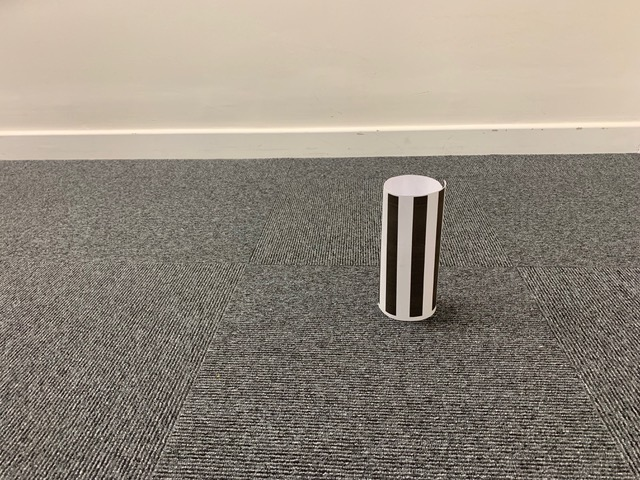
#> input picture MC_PyExperiments/assets/white_obstacle0.jpeg, 640 x 480 px, found by its file name
$ python main.py
#> lines starting #> are read from the running program, lines starting #| are printed output that depends on the picture
### MC_PyExperiments/obstacle/lower_half_method/masker.py
import cv2
import numpy as np

def hsv_mask(image, color):

    hsv = cv2.cvtColor(image, cv2.COLOR_BGR2HSV)
    if color == "white":
        w_height  = int(hsv.shape[0])
        w_width = int(hsv.shape[1])
        hsv = hsv[w_height//2:, :w_width]

    # Color mask type selection
    ## Gets upper and lower boudn of a color HSV
    match color:
        case "yellow":
            lower = np.array([20, 90, 60])
            upper = np.array([40, 255, 255])
        case "green":
            lower = np.array([50, 80, 80])
            upper = np.array([70, 255, 255])
        ## I am assuming here that red is a special case that wraps around the color coordinates
        case "red":
            lower = np.array([0, 80, 80])
            upper = np.array([10, 255, 255])
            lower1 = np.array([170, 80, 80])
            upper1 = np.array([179, 255, 255])
        case "white":
            lower = np.array([0, 0, 200])
            upper = np.array([50, 80, 255])
        case "pink":
            lower = np.array([155, 70, 80])
            upper = np.array([165, 255, 255])


    # Mask gen
    ## return array of 255(white) if within bounds.
    mask = cv2.inRange(hsv, lower, upper)


    #Bodge for red wrapping around the coordinate system
    if color =="red":
        mask1 = cv2.inRange(hsv, lower1, upper1)
        mask = np.maximum(mask, mask1)

    # cv2.imshow("Image", mask)
    # cv2.waitKey(0)
    # cv2.destroyAllWindows()

    # Averaging
    ## This create a kernal of 5x5 for blurring image, this removes noise
    kernel1 = np.ones((5, 5), np.float32) / 25
    ##Convolution with the image
    cv2.imshow('Before Filter',mask)
    mask = cv2.filter2D(src=mask, ddepth=-1, kernel=kernel1)
    cv2.imshow('after filter',mask)
    # cv2.imshow("Image", mask)
    # cv2.waitKey(0)
    # cv2.destroyAllWindows()

    ##difference fo threshold and inrange
    ret, mask = cv2.threshold(mask, 200, 255, cv2.THRESH_BINARY)
    cv2.imshow('after threshold',mask)

    # cv2.imshow(color, mask)
    # cv2.waitKey(0)
    # cv2.destroyAllWindows()

    return mask

### MC_PyExperiments/obstacle/lower_half_method/locator.py
import numpy as np
def find_com(mask,color):
    mask = mask/255
    shape = mask.shape
    sum_x = np.sum(mask, axis=0)
    mass = np.sum(sum_x)
    if mass == 0:
        return -1,-1,0

    x_weights = np.arange(start=1, stop=shape[1]+1, step=1)
    com_x =int(np.sum(np.multiply(x_weights, sum_x))/mass)


    sum_y = np.sum(mask, axis=1)
    y_weights = np.arange(start=1, stop=shape[0]+1, step=1)
    com_y =int(np.sum(np.multiply(y_weights, sum_y))/mass)
    if color == "white":
        com_y= com_y + int(mask.shape[0])

    return com_x, com_y, mass

### MC_PyExperiments/obstacle/lower_half_method/main.py
import cv2
import numpy as np
import masker
import locator


images = []
positions = []

##Appended 2 images here, why 2 images?
images.append(cv2.imread("../assets/white_obstacle0.jpeg", cv2.IMREAD_COLOR))
images.append(cv2.resize(cv2.imread("../assets/img1.jpg", cv2.IMREAD_COLOR),(0,0),fx=0.3,fy=0.3))
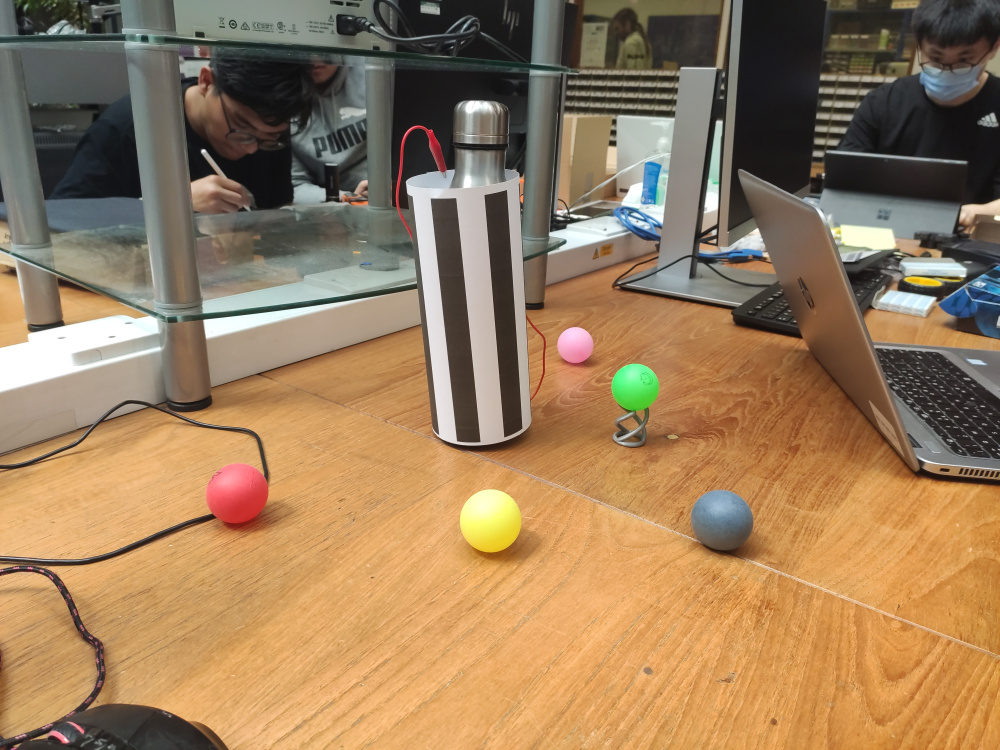
#> input picture MC_PyExperiments/assets/img1.jpg, 4000 x 3000 px, found by its file name (shown at 1/4 size)
positions.append([0,0,0])

##What is positions and why -125?
images.append(cv2.imread("../assets/white_obstacle2.jpeg", cv2.IMREAD_COLOR))
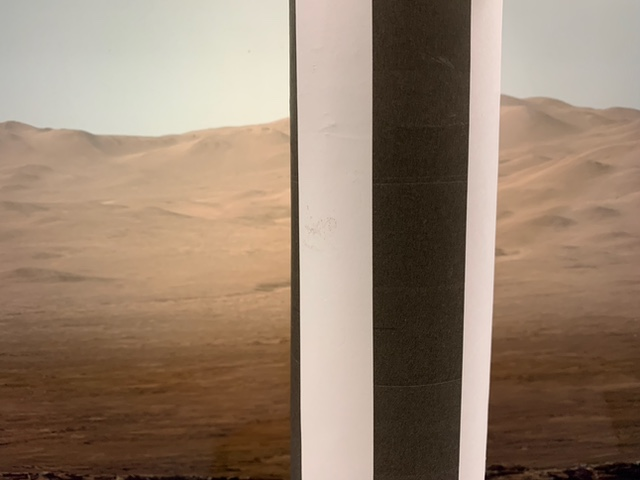
#> input picture MC_PyExperiments/assets/white_obstacle2.jpeg, 640 x 480 px, found by its file name
positions.append([0,-125,0])

# [16 lines of commented-out code are left out]

objects = []
colors = ["white"]  #, "black", "white"


#Masking
for img in images:
    imgobjects = []
    for color in colors:

        ## Get the mask for the specific color. Mask is a binary image of Zero and non-zero.
        ## We are trying to set zero for parts of image that aren't the same color.
        mask = masker.hsv_mask(img, color)


        com = locator.find_com(mask,color)

        cv2.imshow()
#> (the run stopped early here; a loop or call above may not have finished)
